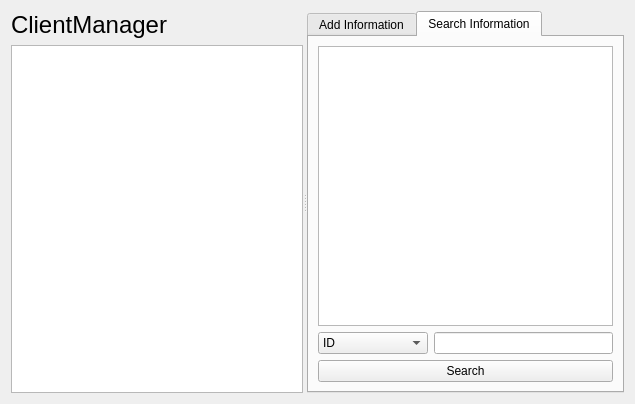
<?xml version="1.0" encoding="UTF-8"?>
<ui version="4.0">
 <class>ClientManagerForm</class>
 <widget class="QWidget" name="ClientManagerForm">
  <property name="geometry">
   <rect>
    <x>0</x>
    <y>0</y>
    <width>635</width>
    <height>404</height>
   </rect>
  </property>
  <property name="windowTitle">
   <string>Form</string>
  </property>
  <layout class="QGridLayout" name="gridLayout_3">
   <item row="0" column="0">
    <widget class="QSplitter" name="splitter">
     <property name="orientation">
      <enum>Qt::Horizontal</enum>
     </property>
     <widget class="QWidget" name="layoutWidget">
      <layout class="QVBoxLayout" name="verticalLayout">
       <item>
        <widget class="QLabel" name="label_5">
         <property name="font">
          <font>
           <pointsize>18</pointsize>
          </font>
         </property>
         <property name="text">
          <string>ClientManager</string>
         </property>
        </widget>
       </item>
       <item>
        <widget class="QTableView" name="tableView">
         <property name="editTriggers">
          <set>QAbstractItemView::NoEditTriggers</set>
         </property>
         <property name="selectionBehavior">
          <enum>QAbstractItemView::SelectRows</enum>
         </property>
        </widget>
       </item>
      </layout>
     </widget>
     <widget class="QTabWidget" name="tabWidget">
      <property name="currentIndex">
       <number>1</number>
      </property>
      <widget class="QWidget" name="Input">
       <attribute name="title">
        <string>Add Information</string>
       </attribute>
       <layout class="QGridLayout" name="gridLayout">
        <item row="0" column="0">
         <layout class="QFormLayout" name="formLayout">
          <item row="0" column="0">
           <widget class="QLabel" name="label">
            <property name="text">
             <string>ID</string>
            </property>
           </widget>
          </item>
          <item row="0" column="1">
           <widget class="QLineEdit" name="idLineEdit"/>
          </item>
          <item row="1" column="0">
           <widget class="QLabel" name="label_2">
            <property name="text">
             <string>Name</string>
            </property>
           </widget>
          </item>
          <item row="1" column="1">
           <widget class="QLineEdit" name="nameLineEdit"/>
          </item>
          <item row="2" column="0">
           <widget class="QLabel" name="label_3">
            <property name="text">
             <string>PhoneNumber</string>
            </property>
           </widget>
          </item>
          <item row="2" column="1">
           <widget class="QLineEdit" name="phoneNumberLineEdit"/>
          </item>
          <item row="3" column="0">
           <widget class="QLabel" name="label_4">
            <property name="text">
             <string>Address</string>
            </property>
           </widget>
          </item>
          <item row="3" column="1">
           <widget class="QLineEdit" name="addressLineEdit"/>
          </item>
         </layout>
        </item>
        <item row="1" column="0">
         <spacer name="verticalSpacer">
          <property name="orientation">
           <enum>Qt::Vertical</enum>
          </property>
          <property name="sizeHint" stdset="0">
           <size>
            <width>17</width>
            <height>152</height>
           </size>
          </property>
         </spacer>
        </item>
        <item row="2" column="0">
         <layout class="QHBoxLayout" name="horizontalLayout">
          <item>
           <widget class="QPushButton" name="addPushButton">
            <property name="text">
             <string>Add</string>
            </property>
           </widget>
          </item>
          <item>
           <widget class="QPushButton" name="modifyPushButton">
            <property name="text">
             <string>Modify</string>
            </property>
           </widget>
          </item>
         </layout>
        </item>
       </layout>
      </widget>
      <widget class="QWidget" name="Search">
       <attribute name="title">
        <string>Search Information</string>
       </attribute>
       <layout class="QGridLayout" name="gridLayout_2">
        <item row="0" column="0">
         <widget class="QTableView" name="searchTableView">
          <property name="editTriggers">
           <set>QAbstractItemView::NoEditTriggers</set>
          </property>
          <property name="selectionBehavior">
           <enum>QAbstractItemView::SelectRows</enum>
          </property>
         </widget>
        </item>
        <item row="1" column="0">
         <layout class="QVBoxLayout" name="verticalLayout_2">
          <item>
           <layout class="QHBoxLayout" name="horizontalLayout_2">
            <item>
             <widget class="QComboBox" name="searchComboBox">
              <item>
               <property name="text">
                <string>ID</string>
               </property>
              </item>
              <item>
               <property name="text">
                <string>Name</string>
               </property>
              </item>
              <item>
               <property name="text">
                <string>PhoneNumber</string>
               </property>
              </item>
              <item>
               <property name="text">
                <string>Address</string>
               </property>
              </item>
             </widget>
            </item>
            <item>
             <widget class="QLineEdit" name="searchLineEdit"/>
            </item>
           </layout>
          </item>
          <item>
           <widget class="QPushButton" name="searchPushButton">
            <property name="text">
             <string>Search</string>
            </property>
           </widget>
          </item>
         </layout>
        </item>
       </layout>
      </widget>
     </widget>
    </widget>
   </item>
  </layout>
 </widget>
 <resources/>
 <connections/>
</ui>
